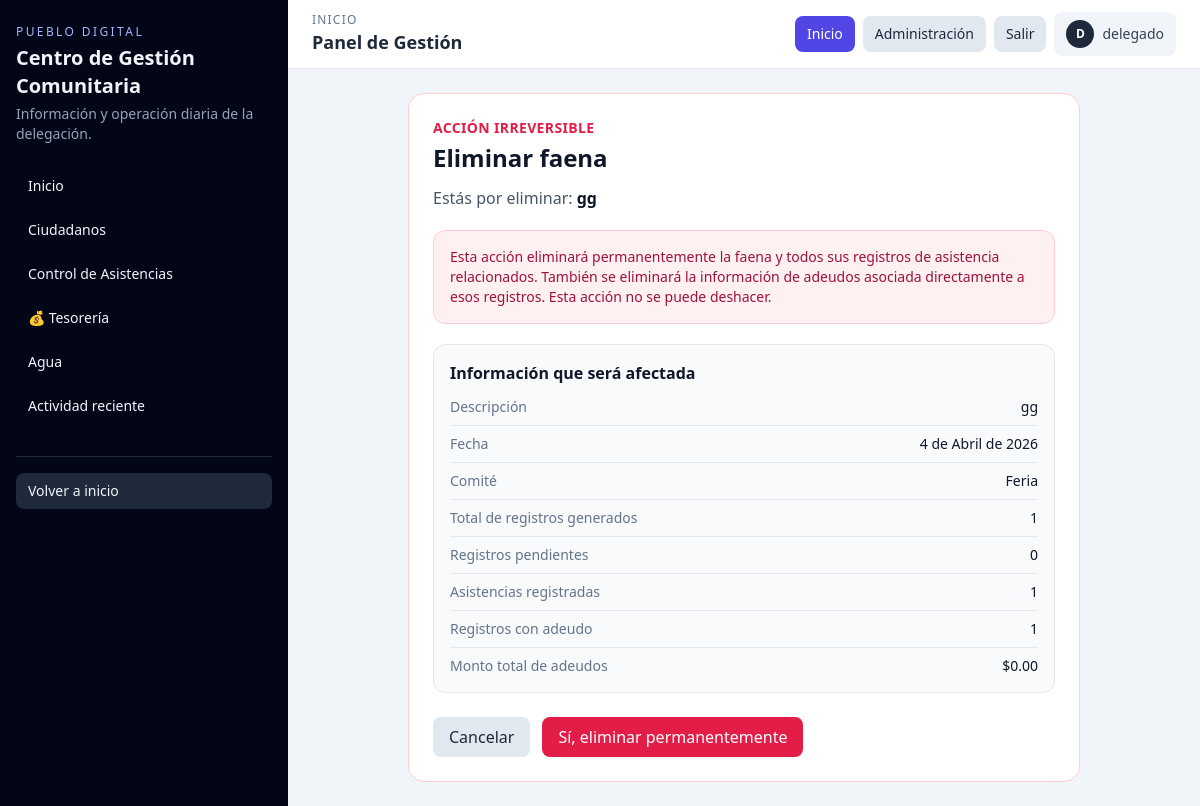
The page /operacion/faenas/1/eliminar/ (signed in) on the database its author committed.
### apps/operacion/models.py (models this page shows, shortened)
class Faena(TimeStampedModel):
    class Estados(models.TextChoices):
        PROGRAMADA = 'PROGRAMADA', 'Programada'
        REALIZADA = 'REALIZADA', 'Realizada'
        CANCELADA = 'CANCELADA', 'Cancelada'
    comite = models.ForeignKey(Comite, on_delete=models.CASCADE, related_name='faenas')
    fecha = models.DateField()
    descripcion = models.CharField(max_length=200)
    estado = models.CharField(max_length=20, choices=Estados.choices, default=Estados.PROGRAMADA)
    notas = models.TextField(blank=True)
    class Meta:
        verbose_name = '🛠️ Faena'
        verbose_name_plural = '🛠️ Faenas'
        ordering = ['-fecha']

### apps/comites/models.py (models this page shows, shortened)
class Comite(TimeStampedModel):
    class Tipos(models.TextChoices):
        AGUA = 'AGUA', 'Agua'
        FERIA = 'FERIA', 'Feria'
        IGLESIA = 'IGLESIA', 'Iglesia'
        DELEGACION = 'DELEGACION', 'Delegación'
    nombre = models.CharField(max_length=100, unique=True)
    tipo = models.CharField(max_length=20, choices=Tipos.choices, default=Tipos.DELEGACION)
    activo = models.BooleanField(default=True)
    descripcion = models.TextField(blank=True)
    class Meta:
        verbose_name = '🏛️ Comité'
        verbose_name_plural = '🏛️ Comités'
        ordering = ['nombre']

### apps/core/views.py (the view)
# urls.py: path('operacion/faenas/<int:faena_id>/eliminar/', eliminar_faena_operativa, name='eliminar_faena_operativa'),
@login_required
def eliminar_faena_operativa(request, faena_id):
    faena = get_object_or_404(Faena.objects.select_related("comite"), pk=faena_id)
    registros = faena.registros.all()
    total_registros = registros.count()
    pendientes = registros.filter(estatus=RegistroFaena.Estatus.PENDIENTE).count()
    registrados = total_registros - pendientes
    registros_con_adeudo = registros.filter(genera_adeudo=True).count()
    monto_adeudos = registros.filter(genera_adeudo=True).aggregate(total=Sum("monto_adeudo"))["total"] or Decimal("0.00")
    return _confirmar_eliminacion(request, obj=faena, object_type="faena", object_label=faena.descripcion, cancel_url=reverse("control_asistencias_faena_detalle", args=[faena.pk]), success_redirect_name="control_asistencias", permission="operacion.delete_faena", error_message="No tienes permisos para eliminar faenas.", success_message="La faena fue eliminada correctamente.", warning_message="Esta acción eliminará permanentemente la faena y todos sus registros de asistencia relacionados. También se eliminará la información de adeudos asociada directamente a esos registros. Esta acción no se puede deshacer.", deletion_summary=[{"label": "Descripción", "value": faena.descripcion}, {"label": "Fecha", "value": faena.fecha}, {"label": "Comité", "value": faena.comite.nombre}, {"label": "Total de registros generados", "value": total_registros}, {"label": "Registros pendientes", "value": pendientes}, {"label": "Asistencias registradas", "value": registrados}, {"label": "Registros con adeudo", "value": registros_con_adeudo}, {"label": "Monto total de adeudos", "value": _money(monto_adeudos)}])

### apps/core/views.py (called while the page is built, shortened)
def _money(value):
    return f"${value:.2f}"

def _confirmar_eliminacion(request, *, obj, object_type, object_label, cancel_url, success_redirect_name, permission, error_message, success_message, warning_message, deletion_summary):
    if not (request.user.is_superuser or request.user.has_perm(permission)):
        messages.error(request, error_message)
        return redirect(cancel_url)
    return render(request, "dashboard/confirmar_eliminacion.html", {"object_type": object_type, "object_label": object_label, "warning_message": warning_message, "deletion_summary": deletion_summary, "cancel_url": cancel_url})

### templates/dashboard/confirmar_eliminacion.html (shortened to what this page needs)
{% extends "dashboard/base_dashboard.html" %}
{% block content %}
<section class="mx-auto max-w-2xl">
  <article class="rounded-2xl border border-rose-200 bg-white p-5 md:p-6">
    <p class="text-sm font-semibold uppercase tracking-wide text-rose-600">Acción irreversible</p>
    <h1 class="mt-1 text-2xl font-bold text-slate-900">Eliminar {{ object_type }}</h1>
    <p class="mt-3 text-slate-600">
      Estás por eliminar:
      <strong class="text-slate-900">{{ object_label }}</strong>
    </p>
    <div class="mt-5 rounded-xl border border-rose-200 bg-rose-50 p-4 text-sm text-rose-800">
      {{ warning_message }}
    </div>
    {% if deletion_summary %}
      <div class="mt-5 rounded-xl border bg-slate-50 p-4">
        <h2 class="mb-3 font-semibold text-slate-900">Información que será afectada</h2>
        <dl class="space-y-2 text-sm">
          {% for item in deletion_summary %}
            <div class="flex justify-between gap-4 border-b border-slate-200 pb-2 last:border-0 last:pb-0">
              <dt class="text-slate-500">{{ item.label }}</dt>
              <dd class="text-right font-medium text-slate-900">{{ item.value }}</dd>
            </div>
          {% endfor %}
        </dl>
      </div>
    {% endif %}
    <form method="post" class="mt-6">
      <div class="flex flex-wrap gap-3">
        <a href="{{ cancel_url }}" class="rounded-lg bg-slate-200 px-4 py-2 font-medium text-slate-800 transition hover:bg-slate-300">Cancelar</a>
        <button type="submit" onclick="return confirm('Esta acción eliminará permanentemente los datos relacionados. ¿Deseas continuar?')" class="rounded-lg bg-rose-600 px-4 py-2 font-medium text-white transition hover:bg-rose-700">Sí, eliminar permanentemente</button>
      </div>
    </form>
  </article>
</section>
{% endblock %}

### templates/dashboard/base_dashboard.html (shortened to what this page needs)
<!doctype html>
<html lang="es">
<head>
  <script src="https://cdn.tailwindcss.com"></script>
</head>
<body class="bg-slate-100 text-slate-800 min-h-screen">
  <div class="min-h-screen lg:flex">
    <aside class="w-full lg:w-72 bg-slate-950 text-slate-100 px-4 py-5 lg:py-6">
      <p class="text-xs uppercase tracking-[.2em] text-indigo-300">Pueblo Digital</p>
      <h1 class="text-xl font-semibold mt-1">Centro de Gestión Comunitaria</h1>
      <p class="text-sm text-slate-400 mt-1">Información y operación diaria de la delegación.</p>
      <nav class="mt-6 space-y-2 text-sm">
        <a href="{% url 'dashboard_operativo' %}" class="block rounded-lg px-3 py-2 {% if request.resolver_match.url_name == 'dashboard_operativo' %}bg-slate-800{% else %}hover:bg-slate-800{% endif %}">Inicio</a>
        <a href="{% url 'padron_ciudadanos' %}" class="block rounded-lg px-3 py-2 {% if request.resolver_match.url_name == 'padron_ciudadanos' %}bg-slate-800{% else %}hover:bg-slate-800{% endif %}">Ciudadanos</a>
        <a href="{% url 'control_asistencias' %}" class="block rounded-lg px-3 py-2 {% if request.resolver_match.url_name == 'control_asistencias' %}bg-slate-800{% else %}hover:bg-slate-800{% endif %}">Control de Asistencias</a>
        <a href="{% url 'tesoreria_operativa' %}" class="block rounded-lg px-3 py-2 {% if 'tesoreria' in request.resolver_match.url_name or request.resolver_match.url_name == 'acreditar_obligacion' %}bg-slate-800{% else %}hover:bg-slate-800{% endif %}">💰 Tesorería</a>
        <a href="{% url 'control_agua' %}" class="block rounded-lg px-3 py-2 {% if request.resolver_match.url_name == 'control_agua' %}bg-slate-800{% else %}hover:bg-slate-800{% endif %}">Agua</a>
        <a href="#actividad-reciente" class="block rounded-lg px-3 py-2 hover:bg-slate-800">Actividad reciente</a>
      </nav>
      <div class="mt-8 border-t border-slate-800 pt-4 space-y-2 text-sm">
        <a href="/" class="block rounded-lg px-3 py-2 bg-slate-800">Volver a inicio</a>
      </div>
    </aside>
    <section class="flex-1 min-w-0">
      <header class="bg-white border-b sticky top-0 z-10">
        <div class="px-4 py-3 md:px-6 flex flex-wrap gap-3 items-center justify-between">
          <div>
            <p class="text-xs uppercase tracking-widest text-slate-500">Inicio</p>
            <h2 class="font-semibold text-lg">Panel de Gestión</h2>
          </div>
          <nav class="flex items-center gap-2 text-sm">
            <a class="px-3 py-2 rounded-lg bg-indigo-600 text-white" href="{% url 'dashboard_operativo' %}">Inicio</a>
            <a class="px-3 py-2 rounded-lg bg-slate-200" href="/admin/">Administración</a>
            <a class="px-3 py-2 rounded-lg bg-slate-200" href="/logout/">Salir</a>
            <span class="inline-flex items-center gap-2 px-3 py-2 rounded-lg bg-slate-100 text-slate-700">
              <span class="flex h-7 w-7 items-center justify-center rounded-full bg-slate-800 text-xs font-semibold text-white" aria-hidden="true">
                {{ request.user.get_username|first|upper }}
              </span>
              <span class="font-medium">{{ request.user.get_full_name|default:request.user.get_username }}</span>
            </span>
          </nav>
        </div>
      </header>
      <main class="px-4 md:px-6 py-6">
        {% block content %}{% endblock %}
      </main>
    </section>
  </div>
</body>
</html>

### rows shown on the page
Faena: descripcion "gg", value "gg" "4 de Abril de 2026"
Comite: value "Feria"

### other values the page prints
{{ request.user.get_username|first|upper }} "D"
{{ request.user.get_full_name|default:request.user.get_username }} "delegado"
{{ object_type }} "faena"
{{ item.label }} "Descripción" "Fecha" "Comité" "Total de registros generados" "Registros pendientes" "Asistencias registradas" "Registros con adeudo" "Monto total de adeudos"
{{ item.value }} "1" "0" "1" "1" "$0.00"
